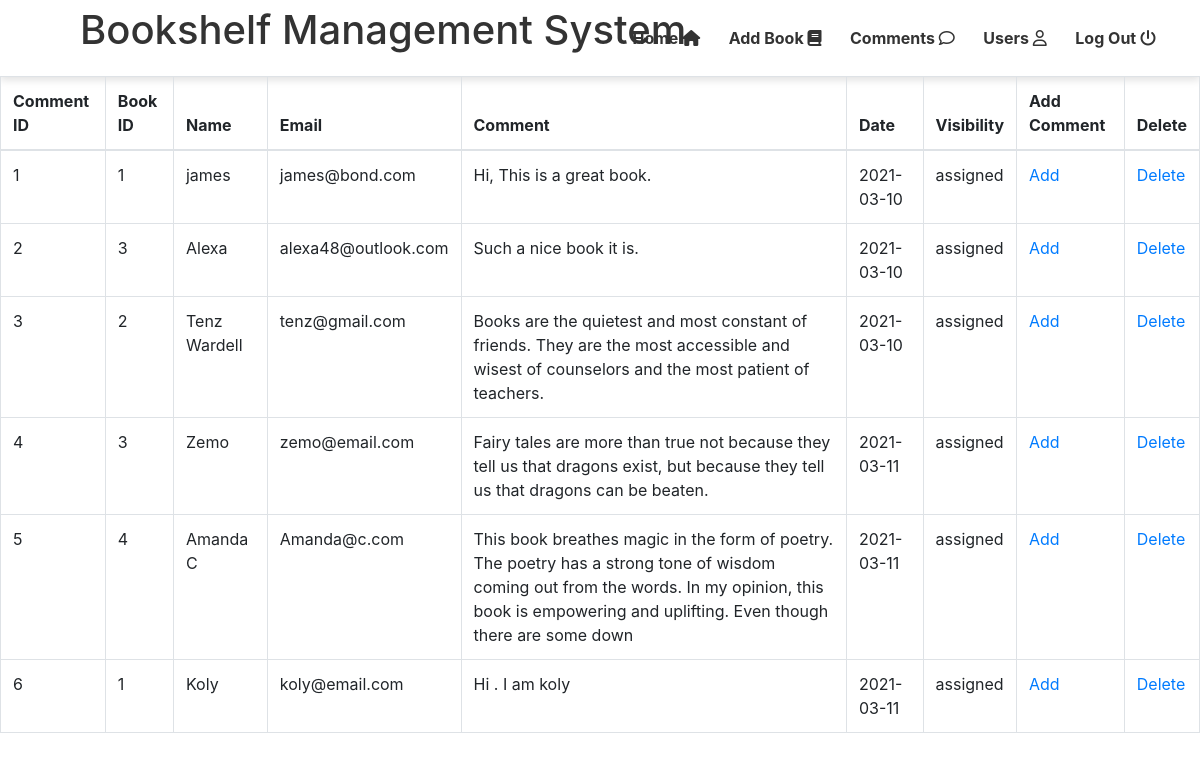
The page /comment.php on the database its author committed.
### tables this page shows
CREATE TABLE `comments` (
  `id` int(10) NOT NULL,
  `book_id` int(10) NOT NULL,
  `name` varchar(50) NOT NULL,
  `email` varchar(50) NOT NULL,
  `comment` varchar(200) NOT NULL,
  `visibility` varchar(50) NOT NULL,
  `date` date NOT NULL
);

### comment.php (the view, shortened to what this page needs)
<!DOCTYPE html>
<html lang="en">
<head>
    <link rel="stylesheet" href="css/style.css">
    <link rel="stylesheet" href="https://maxcdn.bootstrapcdn.com/bootstrap/4.5.2/css/bootstrap.min.css">
</head>
<body>
  <header id="header">
   <h1><a class="logo" href="admin_home.php">Bookshelf Management System</a></h1>
   <nav id="nav">
    <ul>
        <li><a href="admin_home.php">Home <i class="fas fa-home"></i></a> </li>
        <li><a href="add_book.php">Add Book <i class="fas fa-book"></i></a></li>
        <li><a href="comment.php">Comments <i class="far fa-comment"></i></a> </li>
        <li><a href="users.php">Users <i class="far fa-user"></i></a> </li>
        <li><a href="logout.php">Log Out <i class="fas fa-power-off"></i></a></li>
     </ul>
    </nav>
</header>
<form action="" method="post">
    <table class="table table-bordered">
    <thead>
    <tr>
        <th>Comment ID</th>
        <th>Book ID</th>
        <th>Name</th>
        <th>Email</th>
        <th>Comment</th>
        <th>Date</th>
        <th>Visibility</th>
        <th>Add Comment</th>
        <th>Delete</th>
    </tr>
    </thead>
    <tbody>
<?php
    $conn= mysqli_connect('localhost', 'root', '', 'bookshelf');
    $sql= "SELECT * FROM comments";
    $select_comments= mysqli_query($conn,$sql);
    while($row=mysqli_fetch_assoc($select_comments)){
        $id=$row['id'];
        $book_id=$row['book_id'];
        $name=$row['name'];
        $email=$row['email'];
        $comment=$row['comment'];
        $visibility=$row['visibility'];
        $date=$row['date'];
        echo "<tr>";
        echo "<td>$id</td>";
        echo "<td>$book_id</td>";
        echo "<td>$name</td>";
        echo "<td>$email</td>";
        echo "<td>$comment</td>";
        echo "<td>$date</td>";
        echo "<td>$visibility</td>";
        echo "<td><a href='comment.php?add={$id}'>Add</a> </td>";
        echo "<td><a href='comment.php?delete={$id}'>Delete</a> </td>";
        echo "</tr>";
    }
 ?>
    </tbody>
    </table>
</form>
</body>
</html>

### css/style.css (style rules this page uses)
* { box-sizing: border-box; margin:0; padding: 0; }
body { font-family: 'Raleway', sans-serif; }
a { text-decoration: none !important; }
#header { background-color: #fff; color: #222; cursor: default; height: 4.75em; box-shadow: 0 4px 8px 0 rgba(0, 0, 0, 0.12); width: 100%; z-index: 10000; }
#header h1 { line-height: 4.75em; line-height: inherit; margin-left: 80px; padding: 0; }
#header h1 a { font-size: 40px; color: #333; }
#header nav { position: absolute; right: 2.75em; top: 0; vertical-align: middle; }
#header nav > ul { list-style: none; margin: 0; padding-left: 0; }
#header nav > ul > li { line-height: 4.75em; border-radius: 4px; display: inline-block; margin-left: 1.5em; padding-left: 0; }
#header nav > ul > li a { transition: color 0.3s ease-in-out; color: #333; display: inline-block; text-decoration: none; font-weight: bold; }

### rows shown on the page
comments: id "1", book "1", name "james", email "james@bond.com", comment "Hi, This is a great book.", date "2021-03-10", visibility "assigned"
comments: id "2", book "3", name "Alexa", email "alexa48@outlook.com", comment "Such a nice book it is.", date "2021-03-10", visibility "assigned"
comments: id "3", book "2", name "Tenz Wardell", email "tenz@gmail.com", comment "Books are the quietest and most constant of friends. They are the most accessible and wisest of counselors and the most patient of teachers.", date "2021-03-10", visibility "assigned"
comments: id "4", book "3", name "Zemo", email "zemo@email.com", comment "Fairy tales are more than true not because they tell us that dragons exist, but because they tell us that dragons can be beaten.", date "2021-03-11", visibility "assigned"
comments: id "5", book "4", name "Amanda C", email "Amanda@c.com", comment "This book breathes magic in the form of poetry. The poetry has a strong tone of wisdom coming out from the words. In my opinion, this book is empowering and uplifting. Even though there are some down", date "2021-03-11", visibility "assigned"
comments: id "6", book "1", name "Koly", email "koly@email.com", comment "Hi . I am koly", date "2021-03-11", visibility "assigned"
